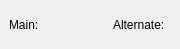
<?xml version="1.0" encoding="utf-8"?>
<ui version="4.0">
 <author>
    SPDX-FileCopyrightText: none
    SPDX-License-Identifier: GPL-3.0-or-later
  </author>
 <class>KisKShortcutWidget</class>
 <widget class="QWidget" name="KisKShortcutWidget">
  <property name="geometry">
   <rect>
    <x>0</x>
    <y>0</y>
    <width>180</width>
    <height>49</height>
   </rect>
  </property>
  <layout class="QHBoxLayout">
   <property name="margin">
    <number>9</number>
   </property>
   <property name="spacing">
    <number>6</number>
   </property>
   <item>
    <widget class="QLabel" name="priLabel">
     <property name="text">
      <string>Main:</string>
     </property>
    </widget>
   </item>
   <item>
    <widget class="KisKKeySequenceWidget" name="priEditor" native="1">
     <property name="minimumSize">
      <size>
       <width>0</width>
       <height>0</height>
      </size>
     </property>
    </widget>
   </item>
   <item>
    <spacer>
     <property name="orientation">
      <enum>Qt::Horizontal</enum>
     </property>
     <property name="sizeHint">
      <size>
       <width>50</width>
       <height>31</height>
      </size>
     </property>
    </spacer>
   </item>
   <item>
    <widget class="QLabel" name="altLabel">
     <property name="text">
      <string>Alternate:</string>
     </property>
    </widget>
   </item>
   <item>
    <widget class="KisKKeySequenceWidget" name="altEditor" native="1">
     <property name="minimumSize">
      <size>
       <width>0</width>
       <height>0</height>
      </size>
     </property>
    </widget>
   </item>
  </layout>
 </widget>
 <customwidgets>
  <customwidget>
   <class>KisKKeySequenceWidget</class>
   <extends>QWidget</extends>
   <header>kkeysequencewidget.h</header>
  </customwidget>
 </customwidgets>
 <resources/>
 <connections/>
</ui>
